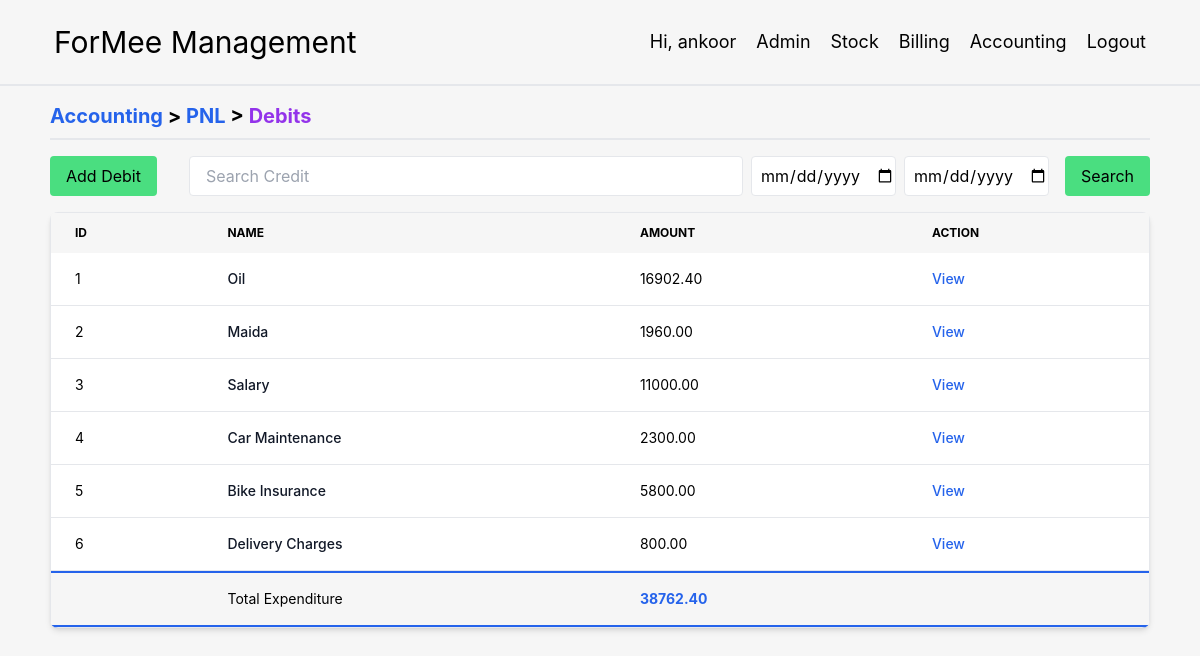
The app's page /accounting/pnl/debits/ (signed in), older data.
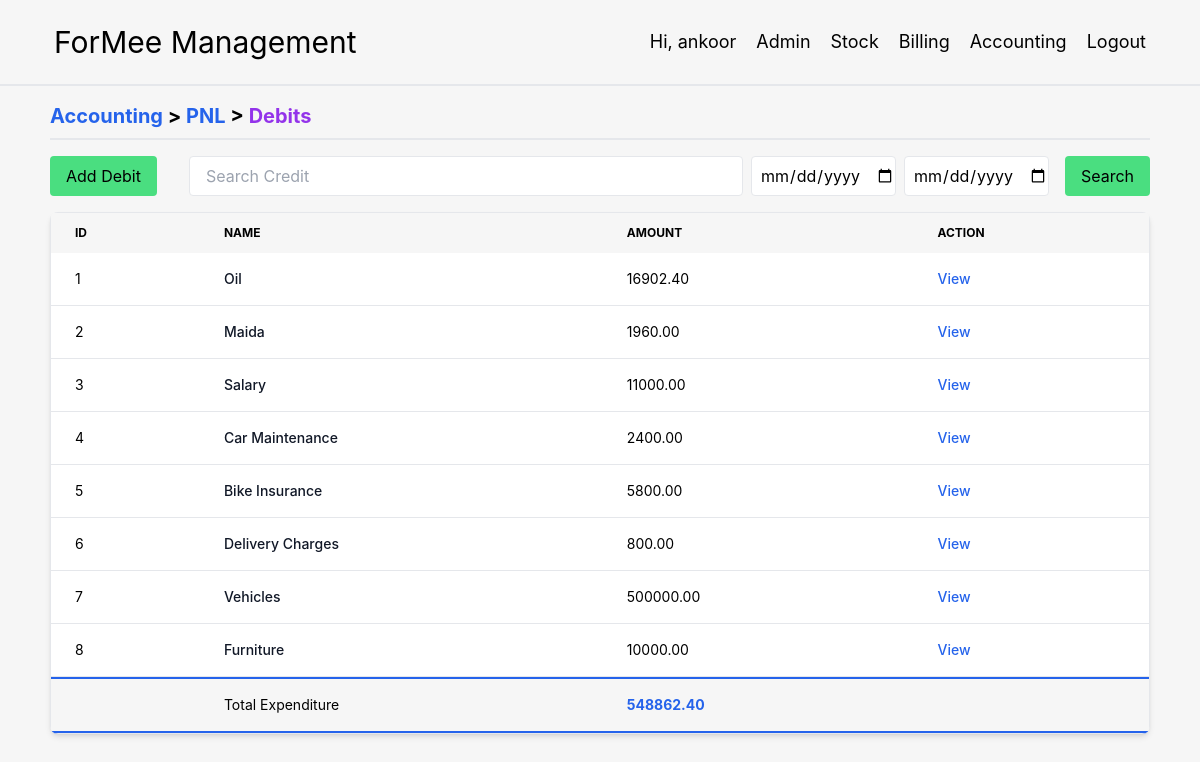
The same page, newer data.
### Accounting/models.py (models this page shows, shortened)
class Debit(models.Model):
    name = models.CharField(max_length=100)
    amount = models.FloatField(default=0)
    reason = models.TextField(blank=True, null=True)
    debit_type = models.ForeignKey(DebitType, on_delete=models.CASCADE, null=True)

### Accounting/views.py (the view)
# urls.py: path('accounting/pnl/debits/', views.total_expenses),
@login_required
def total_expenses(request):
    if request.method == 'GET':
        start_date = request.GET.get('start_date')
        end_date = request.GET.get('end_date')
        if start_date and end_date:
            start_datetime = datetime.strptime(start_date, '%Y-%m-%d')
            end_datetime = datetime.strptime(end_date, '%Y-%m-%d')
            debits = Debit.objects.filter(subdebit__date__range=(start_datetime, end_datetime)).annotate(
                total_subdebits=Sum('subdebit__amount'))
        else:
            debits = Debit.objects.annotate(total_subdebits=Sum('subdebit__amount'))
    else:
        debits = Debit.objects.annotate(total_subdebits=Sum('subdebit__amount'))
    total_sum_subdebits = debits.aggregate(total=Sum('total_subdebits'))['total']
    total_sum_subdebits = total_sum_subdebits or 0
    return render(request, 'debits.html', {'debits': debits, 'total_sum_subdebits': total_sum_subdebits})

### Accounting/templates/debits.html (shortened to what this page needs)
{% extends 'base.html' %}
{% load template_filters %}
{% block body %}
<div class="flex w-11/12 m-auto gap-8 mt-4 border-b-2 mb-4">
    <div class="text-xl font-bold pb-2">
        <a href="/accounting/" class="text-blue-600 hover:underline">Accounting</a> >
        <a href="/accounting/pnl/" class="text-blue-600 hover:underline">PNL</a> >
        <a href="/accounting/pnl/debits/" class="text-purple-600 hover:underline">Debits</a>
    </div>
</div>
<div class="flex justify-between mx-auto w-11/12">
    <div>
        <a href="add_debit/">
            <button class="px-4 py-2 bg-green-400 rounded whitespace-nowrap">Add Debit</button>
        </a>
    </div>
    <div class="flex-grow ml-8 flex-0">
        <form action="" class="flex">
            <input type="text" class="w-full h-10 border rounded px-4" name="credit_search"
                   placeholder="Search Credit">
            <div class="w-1/6 ml-2">
                <input type="date" id="start_date" name="start_date" class="h-10 border indent-1 rounded">
            </div>
            <div class="w-1/6 mx-2">
                <input type="date" id="end_date" name="end_date" class="h-10 border indent-1 rounded">
            </div>
            <button type="submit" class="ml-2 px-4 py-2 bg-green-400 rounded">Search</button>
        </form>
    </div>
</div>
<div class="w-11/12 m-auto flex justify-between gap-8 mb-16">
    <div class="relative overflow-x-auto shadow-md sm:rounded-lg w-full mt-4">
        <table class="w-full text-sm text-left border">
            <thead class="text-xs uppercase">
            <tr>
                <th scope="col" class="px-6 py-3">
                    Id
                </th>
                <th scope="col" class="px-6 py-3">
                    Name
                </th>
                <th scope="col" class="px-6 py-3">
                    Amount
                </th>
                <th scope="col" class="px-6 py-3">
                    Action
                </th>
            </tr>
            </thead>
            <tbody>
            {% for debit in debits %}
            <tr class="bg-white border-b">
                <td class="px-6 py-4">
                    {{ forloop.counter }}
                </td>
                <th class="px-6 py-4 font-medium text-gray-900 whitespace-wrap">
                    {{ debit.name }}
                </th>
                <td class="px-6 py-4">
                    {{ debit.total_subdebits|floatformat:2 }}
                </td>
                <td class="px-6 py-4">
                    <a href="/accounting/de/{{ debit.debit_type.type }}/{{ debit.debit_type.pk }}/debit/{{ debit.pk }}/" class="font-medium text-blue-600 hover:underline">View</a>
                </td>
            </tr>
            {% endfor %}
            <tr class="bg-blue-600">
                <td colspan="4"></td>
            </tr>
            <tr>
                <td class="px-6 py-4" colspan="1"></td>
                <td class="px-6 py-4">Total Expenditure</td>
                <td class="px-6 py-4 text-blue-600 font-bold">{{ total_sum_subdebits|floatformat:2 }}
                </td>
                <td class="px-6 py-4" colspan="1"></td>
            </tr>
            <tr class="bg-blue-600">
                <td colspan="4"></td>
            </tr>
            </tbody>
        </table>
    </div>
</div>
{% endblock %}

Row changes from the older to the newer data that the page shows:
changed Debit "Car Maintenance": total_subdebits "2300.00" → "2400.00"
added Debit: name "Vehicles", total_subdebits "500000.00"
added Debit: name "Furniture", total_subdebits "10000.00"
Text that changed along with them:
{{ total_sum_subdebits|floatformat:2 }}: "38762.40" → "548862.40"
